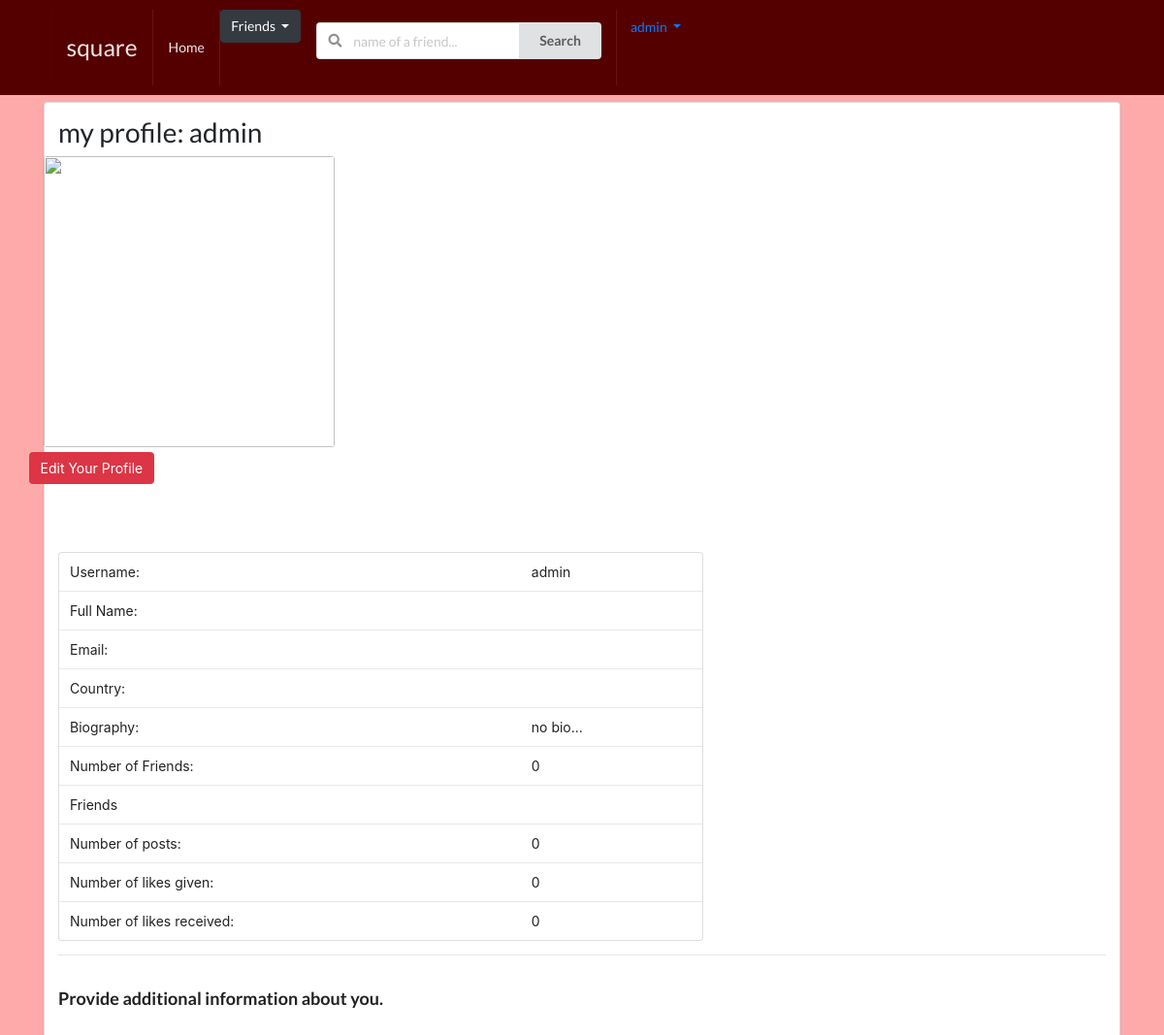
Screenshot of /profiles/myprofile/ (signed in) with the database file from the repository.
### profiles/models.py (models this page shows, shortened)
class Profile(models.Model):
    first_name = models.CharField(max_length=200, blank=True)
    last_name = models.CharField(max_length=200, blank=True)
    user = models.OneToOneField(User, on_delete=models.CASCADE)
    bio = models.TextField(default='no bio...', max_length=300)
    email = models.EmailField(max_length=200, blank=True)
    country = models.CharField(max_length=200, blank=True)
    avatar = CloudinaryField('posts',
                             validators=[FileExtensionValidator(['png', 'jpg', 'jpeg', 'svg'])],
                             default='avatar.png', blank=True)
    friends = models.ManyToManyField(User, blank=True, related_name='friends')
    slug = models.SlugField(unique=True, blank=True, null=True)
    updated = models.DateTimeField(auto_now=True)
    created = models.DateTimeField(auto_now_add=True)
    objects = ProfileManager()
    def get_friends(self):
        return self.friends.all()
    def get_friends_no(self):
        return self.friends.all().count()
    def get_posts_no(self):
        return self.posts.all().count()
    def get_likes_given_no(self):
        likes = self.like_set.all()
        total_liked = 0
        for item in likes:
            if item.value == 'Like':
                total_liked += 1
        return total_liked
    def get_likes_received_no(self):
        posts = self.posts.all()
        total_liked = 0
        for item in posts:
            total_liked += item.liked.all().count()
        return total_liked
    __initial_first_name = None
    __initial_last_name = None
    def __init__(self, *args, **kwargs):
        super().__init__(*args, **kwargs)
        self.__initial_first_name = self.first_name
        self.__Initial_last_name = self.last_name

### profiles/views.py (the view)
# urls.py: path('myprofile/', my_profile_view, name='my-profile-view'),
def my_profile_view(request):
    profile = Profile.objects.get(user=request.user)
    form = ProfileModelForm(request.POST or None,
                            request.FILES or None,
                            instance=profile)
    confirm = False
    if request.method == 'POST':
        if form.is_valid():
            form.save()
            confirm = True
    context = {
        'profile': profile,
        'form': form,
        'confirm': confirm,
    }
    return render(request, 'profiles/myprofile.html', context)

### profiles/forms.py
class ProfileModelForm(forms.ModelForm):
    class Meta:
        model = Profile
        fields = ('first_name', 'last_name', 'email', 'bio', 'avatar', 'country',)

### profiles/templates/profiles/myprofile.html (shortened to what this page needs)
{% extends 'base.html' %}
{% load cloudinary %}
{% block content %}
<div class="ui ">
    <div class="ui segment">
        <h2>my profile: {{request.user}}</h2>
      <div class="ui grid">
      <div class="row">
        <div class="six wide column">
          <img class="ui medium rounded image" src="{{profile.avatar.url }}">
          <div class="row mb-5">
            <button type="button" class="btn btn-danger btn-md" data-toggle="modal" data-target="#myModal">Edit Your Profile</button>
          </div>
        </div>
      </div>
      <div class="ten wide column">
  <table class="ui table">
    <tbody>
    <tr>
      <td>Username:</td>
      <td>{{profile.user}}</td>
    </tr>
    <tr>
      <td>Full Name:</td>
      <td>{{profile.first_name}} {{profile.last_name}}</td>
    </tr>
    <tr>
      <td>Email:</td>
      <td> {{profile.email}}</td>
    </tr>
    <tr>
      <td>Country:</td>
      <td>{{profile.country}}</td>
    </tr>
    <tr>
      <td>Biography:</td>
      <td>{{profile.bio}}</td>
    </tr>
    <tr>
      <td>Number of Friends:</td>
      <td>
        {{profile.get_friends_no}}
      </td>
    </tr>
    <tr>
        <td>Friends</td>
        <td>
        </td>
    </tr>
    <tr>
      <td>Number of posts:</td>
      <td>{{profile.get_posts_no}}</td>
    </tr>
    <tr>
      <td>Number of likes given:</td>
      <td>{{profile.get_likes_given_no}}</td>
    </tr>
    <tr>
      <td>Number of likes received:</td>
      <td>{{profile.get_likes_received_no}}</td>
  </tr>
    </tbody>
  </table>
</div>
  </div>
    <hr><br>
        <div class="description">
      <div class="ui header">Provide additional information about you.</div>
    </div>
  </div>
</div>
</div>
{% endblock content %}

### templates/main/navbar.html (shortened to what this page needs)
<div class="ui inverted menu nav mb-7">
  <div class="ui container">
    <a href="" class="item">
        <h3>square</h3>
    </a>
    {% if request.user.is_authenticated %}
        <a href="{% url 'posts:main-post-view' %}" class="item">
                Home
            </a>
            <br>
        <div class="dropdown">
                <button type="button" class="btn btn-dark dropdown-toggle" data-toggle="dropdown">
                    Friends
                </button>
        </div>
                     <div class="item">
                      <form action="" method="GET">
                        <div class="ui action left icon input">
                        <input class="prompt" type="text" name='q' placeholder="name of a friend...">
                        <button type='submit' class="ui button">Search</button>
                        </div>
                    </form>
            </div>
                   <li class="nav-item dropdown">
                       <a href="" class="nav-link dropdown-toggle" id="navbarDropdownMenuLink1" role="button" data-toggle="dropdown" aria-haspopup="true" aria-expanded="false" >
                         {{ request.user }}
                       </a>
                   </li>
            {% else %}
                <li class="nav-item">Login</li>
    {% endif %}
    </div>
  </div>

### static_project/style.css (style rules this page uses)
body { background: #ffaaaa !important; }
.nav { border-radius: 0px !important; padding: 10px 0 10px 0 !important; background-color: #550000 !important; }
.mb-7 { margin-bottom: 7px !important; }
.mb-5 { margin-top: 5px !important; }
.mb-5 { margin-bottom:5px !important; }

### rows the page displays
Profile: user "admin", bio "no bio...", get_friends_no "0", get_posts_no "0", get_likes_given_no "0", get_likes_received_no "0"

### other values shown
{{ request.user }} "admin"
